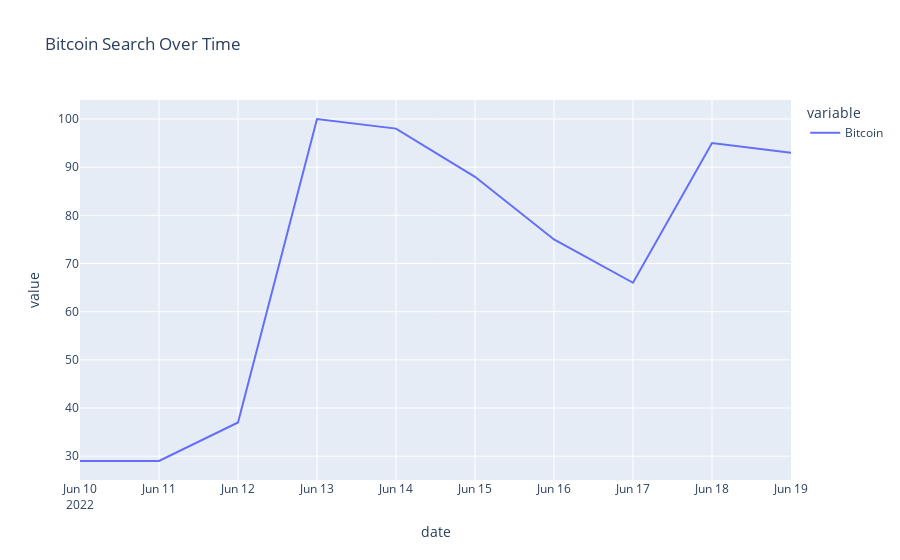

The cell this chart's notebook holds for it:
### Code cell
# build payload
kw_list = ["Bitcoin"]
pytrends.build_payload(kw_list, cat=0, timeframe='2022-06-10 2022-06-19')

data_6_df = pytrends.interest_over_time()
data_6_df = data_6_df.reset_index()
fig = px.line(data_6_df, x="date", y=['Bitcoin'], title='Bitcoin Search Over Time')
fig.show()

### Figure 1 — Plotly figure (JSON) as saved in the notebook; plotly's stock layout.template omitted (floating-point values rounded to 4 significant figures)
{"data": [{"hovertemplate": "variable=Bitcoin<br>date=%{x}<br>value=%{y}<extra></extra>", "legendgroup": "Bitcoin", "line": {"color": "#636efa", "dash": "solid"}, "marker": {"symbol": "circle"}, "mode": "lines", "name": "Bitcoin", "orientation": "v", "showlegend": true, "type": "scatter", "x": ["2022-06-10T00:00:00", "2022-06-11T00:00:00", "2022-06-12T00:00:00", "2022-06-13T00:00:00", "2022-06-14T00:00:00", "2022-06-15T00:00:00", "2022-06-16T00:00:00", "2022-06-17T00:00:00", "2022-06-18T00:00:00", "2022-06-19T00:00:00"], "xaxis": "x", "y": [29, 29, 37, 100, 98, 88, 75, 66, 95, 93], "yaxis": "y"}], "layout": {"legend": {"title": {"text": "variable"}, "tracegroupgap": 0}, "title": {"text": "Bitcoin Search Over Time"}, "xaxis": {"anchor": "y", "domain": [0, 1], "title": {"text": "date"}}, "yaxis": {"anchor": "x", "domain": [0, 1], "title": {"text": "value"}}}}
